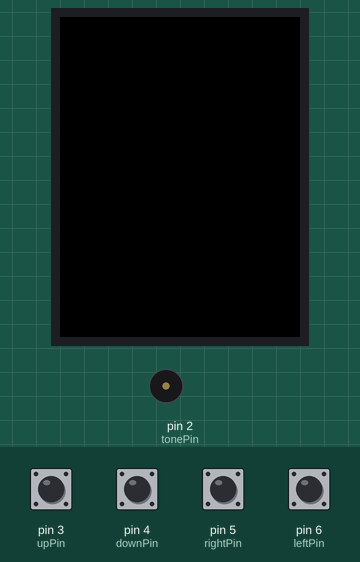
This sketch was run on a simulated Arduino Uno, built with avr-gcc and run on an emulated ATmega328P. On the bench: 240×320 colour display, buzzer (waves = sounding). Inputs (shaded band) come from the test bench; at power-on: pin 3 (upPin), pin 4 (downPin), pin 5 (rightPin), pin 6 (leftPin) HIGH. What the sketch prints to the serial monitor is not drawn.

Above: at 1.3 s.
1.4 s: pin 4 (downPin) pulled LOW for 0.15 s
At 1.88 s:
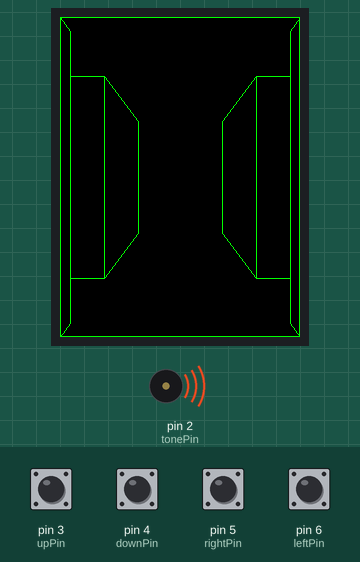
4.5 s: pin 3 (upPin) pulled LOW for 0.15 s
At 5.02 s:
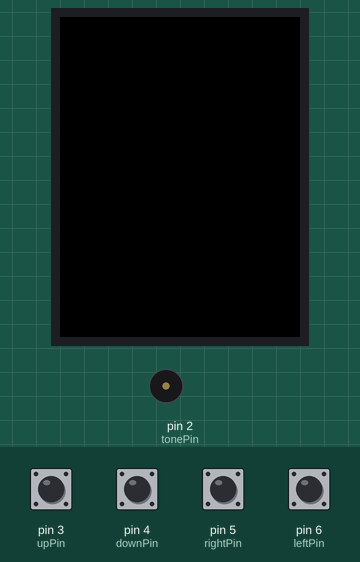
6.3 s: pin 5 (rightPin) pulled LOW for 0.15 s
7.9 s: pin 6 (leftPin) pulled LOW for 0.15 s
9.8 s: pin 5 (rightPin) pulled LOW for 1 s
13.8 s: pin 3 (upPin) pulled LOW for 1 s
At 14.6 s:
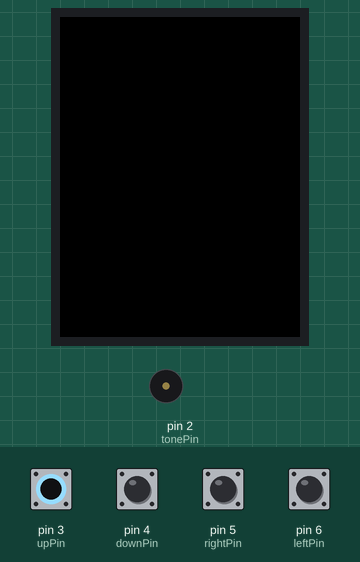
Timing chart, 0 to 16.8 s (numbered marks = the images above; inputs shaded):
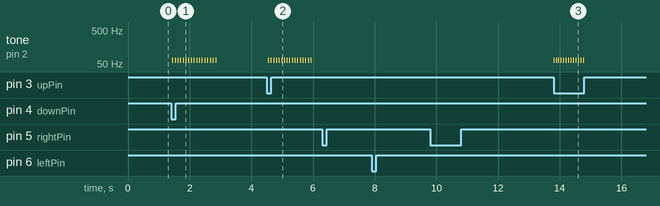

Measured:
- after the input at 1.4 s, tone on pin 2 (tonePin): alternates 65 Hz for 0.01 s and silent for 0.08 s, 34 changes in all, then stays silent, starting at once; the display: changes after 0.47 s (image 1)
- after the input at 4.5 s, tone on pin 2 (tonePin): alternates 65 Hz for 0.01 s and silent for 0.08 s, 34 changes in all, then stays silent, starting after 0.05 s; the display: first changes after 0.31 s (image 2 shows a later state)
- after the input at 13.8 s, tone on pin 2 (tonePin): alternates 65 Hz for 0.01 s and silent for 0.07 s, 26 changes in all, then stays silent, starting at once
- what the display in image 2 shows lasts 0.4 s, from 4.8 s to 5.2 s

The sketch:

_3D_Maze_Color_00.ino
```cpp
// Arduino 3D Maze v0.10 by Hari Wiguna, 2016

// v0.4 - Draws real maze
// v0.5 - Move forward
// v0.6 - Buttons
// v0.6c - fixing front/back walls, hide what's obscured
// v0.7 - prevent walking through walls
// v00.7b - Animate the walk
// v0.8 - bigger maze
// v0.9 - Animate turning left/right
// v0.10 - Detect Success, play winning song, fixed bugs

//== Screen ==
int screenWidth, screenHeight;
int screenHalfWidth, screenHalfHeight;
uint16_t lineColor, backgroundColor;

//== See tabs above... ==
#include "Lcd.h"   // TFTLCD specific code
#include "Point.h" // Handy way to pass around X and Y as one variable
#include "Debug.h" // Prints variables to Serial Monitor
#include "Maze.h"  // The maze itself and routines to check where the walls are
#include "Sound.h" // Where all the sounds come from
#include "Buttons.h" // Handles the pushbuttons
#include "Drawing.h" // Magic where the fake 3D happens

void setup(void) {
  Serial.begin(9600); // Only used for debugging
  SetupLcd();
  ResetMaze();        // Setup initial player position & facing direction
  SetupDrawing();     // Get screen size, horiz vs vert ratio
  SetupButtons();     // Setup pushbutton I/O pin modes to input with internal pullup resistor
}

void loop(void) {
  CheckEscape();  // Have user reached any of the maze edges?
  CheckButtons(); // Handle user pushbuttons
  Animate();      // Compute animation variables
  DrawMaze();     // Draw the maze (incorporating the animation parameters)
}
```

Buttons.h
```cpp
// Handles the pushbuttons

byte upPin = 3;
byte downPin = 4;
byte leftPin = 6;
byte rightPin = 5;

int hInset;

//== Animation ==
unsigned long timeToMove;
int zoom = 0;
int zoomDir = 0;
int zoomSpeed = 2;
int hShift = 0;
int turnSpeed = 16; // higher = faster
int bumpCount;
int vShift = 1;

void SetupButtons() {
  pinMode(upPin, INPUT_PULLUP);
  pinMode(downPin, INPUT_PULLUP);
  pinMode(leftPin, INPUT_PULLUP);
  pinMode(rightPin, INPUT_PULLUP);
}

void TurnLeft()
{
  youRotDir = -1;
}

void TurnRight()
{
  youRotDir = +1;
}

void Bump()
{
  bumpCount = 3;
  vShift = 1;
  Click();
}

void MoveForward()
{
  if (youDir == 0 && youRow > 0              && !Look(youRow - 1, youCol)) youRowDir = -1; // Facing North
  if (youDir == 1 && youCol < (mazeColMax - 1) && !Look(youRow, youCol + 1)) youColDir = +1; // Facing East
  if (youDir == 2 && youRow < (mazeRowMax - 1) && !Look(youRow + 1, youCol)) youRowDir = +1; // Facing South
  if (youDir == 3 && youCol > 0              && !Look(youRow, youCol - 1)) youColDir = -1; // Facing West
  if (youRowDir == 0 && youColDir == 0)
    Bump();
  else {
    zoom = 0;
    zoomDir = +zoomSpeed;
  }
}

void MoveBackward()
{
  if (youDir == 0 && youRow < (mazeRowMax - 1) && !Look(youRow + 1, youCol)) youRowDir = +1; // Facing North
  if (youDir == 1 && youCol > 0              && !Look(youRow, youCol - 1)) youColDir = -1; // Facing East
  if (youDir == 2 && youRow > 0              && !Look(youRow - 1, youCol)) youRowDir = -1; // Facing South
  if (youDir == 3 && youCol < (mazeColMax - 1) && !Look(youRow, youCol + 1)) youColDir = +1; // Facing West
  if (youRowDir == 0 && youColDir == 0)
    Bump();
  else {
    zoom = hInset;
    zoomDir = -zoomSpeed;
  }
}

void AnimateTurningLeftRight()
{
  if (youRotDir != 0 && millis() > timeToMove) {
    hShift += turnSpeed;
    if ((hShift <= 0) || (hShift >= screenWidth))
    {
      hShift = 0;
      youDir += youRotDir;
      if (youDir < 0) youDir = 3;
      if (youDir > 3) youDir = 0;
      youRotDir = 0;
    }
    timeToMove = millis() + 30;
  }
}

void AnimateWalkingForwardBackward()
{
  if (zoomDir != 0 && millis() > timeToMove) {
    Click();
    zoom += zoomDir;
    if (zoom >= hInset || zoom <= 0)
    {
      zoom = 0;
      zoomDir = 0;
      youRow += youRowDir;
      youCol += youColDir;
      youRowDir = youColDir = 0;
    }
    timeToMove = millis() + 30;
  }
}

void AnimateBumpingIntoWall()
{
  if (bumpCount > 0  && millis() > timeToMove) {
    if (--bumpCount == 0) {
      vShift = 0;
    }
    else
      vShift = 1 - vShift;
    timeToMove = millis() + 50;
  }
}

void Animate()
{
  AnimateTurningLeftRight();
  AnimateWalkingForwardBackward();
  AnimateBumpingIntoWall();
}

void CheckButtons()
{
  if (youRowDir == 0 && youColDir == 0 && youRotDir == 0) { // Only allow movement if we're not moving/rotating
    if (!digitalRead(leftPin)) TurnLeft();
    if (!digitalRead(rightPin)) TurnRight();
    if (!digitalRead(upPin)) MoveForward();
    if (!digitalRead(downPin)) MoveBackward();
  }
}

void CheckEscape()
{
  // Only check escape when user is not moving
  if (zoomDir == 0) {
    // Has he reached one of the maze outside edges?
    if (youRow == 0 || youRow == (mazeRowMax - 1) || youCol == 0 || youCol == (mazeColMax - 1))
    {
      PlayWinningSong();
      ResetMaze();
    }

  }
}
```

Debug.h
```cpp
// Prints variables to Serial Monitor

unsigned long timeToDebug;

void Debug(String label, int value)
{
  Serial.print(label);
  Serial.print("=");
  Serial.println(value);
}

void DebugPoint(String label, Point point)
{
  Serial.print(label);
  Serial.print("=(");
  Serial.print(point.X);
  Serial.print(",");
  Serial.print(point.Y);
  Serial.println(")");
}
```

Drawing.h
```cpp
// Magic where the fake 3D happens

float ratio;
int shift;
int x0, y0;
bool blocked;

void SetupDrawing()
{
  x0 = screenHalfWidth = screenWidth / 2;
  y0 = screenHalfHeight = screenHeight / 2;
  hInset = screenWidth / 7;
  ratio = 1.0 * screenHalfHeight / screenHalfWidth;
}

void XToCorners(int x, Point* points) {
  int y = (int)(1.0 * x * ratio);
  points[0].Set(x0 - x, y0 - y); // 0 = top left
  points[1].Set(x0 + x, y0 - y); // 1 = top right
  points[2].Set(x0 + x, y0 + y); // 2 = bottom right
  points[3].Set(x0 - x, y0 + y); // 3 = bottom left
}

void DrawFrontLeftWall(Point* outs, Point* ins)
{
  tft.drawLine(outs[0].X, outs[0].Y, ins[0].X, ins[0].Y,lineColor);
  tft.drawLine(ins[0].X, ins[0].Y, ins[3].X, ins[3].Y,lineColor);
  tft.drawLine(ins[3].X, ins[3].Y, outs[3].X, outs[3].Y,lineColor);
}

void DrawFrontRightWall(Point* outs, Point* ins)
{
  tft.drawLine(outs[1].X, outs[1].Y, ins[1].X, ins[1].Y,lineColor);
  tft.drawLine(ins[1].X, ins[1].Y, ins[2].X, ins[2].Y,lineColor);
  tft.drawLine(ins[2].X, ins[2].Y, outs[2].X, outs[2].Y,lineColor);
}

void DrawBackLeftWall(Point* outs, Point* ins)
{
  tft.drawLine(outs[0].X, ins[0].Y, ins[0].X, ins[0].Y,lineColor);
  tft.drawLine(ins[0].X, ins[0].Y, ins[3].X, ins[3].Y,lineColor);
  tft.drawLine(ins[3].X, ins[3].Y, outs[3].X, ins[3].Y,lineColor);
}

void DrawBackRightWall(Point* outs, Point* ins)
{
  tft.drawLine(outs[1].X, ins[1].Y, ins[1].X, ins[1].Y,lineColor);
  tft.drawLine(ins[1].X, ins[1].Y, ins[2].X, ins[2].Y,lineColor);
  tft.drawLine(ins[2].X, ins[2].Y, outs[2].X, ins[2].Y,lineColor);
}

void DrawFrontWall(Point* outs, Point* ins)
{
  tft.drawLine(outs[0].X, outs[0].Y, outs[1].X, outs[1].Y,lineColor);
  tft.drawLine(outs[1].X, outs[1].Y, outs[2].X, outs[2].Y,lineColor);
  tft.drawLine(outs[2].X, outs[2].Y, outs[3].X, outs[3].Y,lineColor);
  tft.drawLine(outs[3].X, outs[3].Y, outs[0].X, outs[0].Y,lineColor);
}

void DrawBackWall(Point* outs, Point* ins)
{
  tft.drawLine(ins[0].X, ins[0].Y, ins[1].X, ins[1].Y,lineColor);
  tft.drawLine(ins[1].X, ins[1].Y, ins[2].X, ins[2].Y,lineColor);
  tft.drawLine(ins[2].X, ins[2].Y, ins[3].X, ins[3].Y,lineColor);
  tft.drawLine(ins[3].X, ins[3].Y, ins[0].X, ins[0].Y,lineColor);
}

//void DebugWalls(byte depth, byte col, byte row)
//{
//  if (millis() > timeToDebug)
//  {
//    Serial.println("--------------------------");
//    Debug("depth", depth);
//    Debug("col", col);
//    Debug("row", row);
//    Debug("hasFrontLeftWall", hasFrontLeftWall);
//    Debug("hasFrontWall", hasFrontWall);
//    Debug("hasFrontRightWall", hasFrontRightWall);
//    Debug("hasBackLeftWall", hasBackLeftWall);
//    Debug("hasBackWall", hasBackWall);
//    Debug("hasBackRightWall", hasBackRightWall);
//    timeToDebug = millis() + 2000;
//  }
//}

void TurnRightAnimation(Point* outs, Point* ins)
{
  for (byte i = 0; i < 4; i++) {
    outs[i].X = max(0, outs[i].X -   hShift);
    ins[i].X = max(0,ins[i].X -   hShift);
  }
}

void TurnLeftAnimation(Point* outs, Point* ins)
{
  for (byte i = 0; i < 4; i++) {
    outs[i].X = min(screenWidth,outs[i].X + hShift);
    ins[i].X = min(screenWidth,ins[i].X +  hShift);
  }
}

void BumpAnimation(byte depth, Point* outs, Point* ins)
{
  //if (depth==0) Buzz();
  int offset = vShift==0 ? -2 : +2;
  for (byte i = 0; i < 4; i++) {
    outs[i].X = min(screenWidth-1,max(0,outs[i].X - offset));
    ins[i].X = min(screenWidth-1,max(0,ins[i].X -  offset));
  }
//  for (byte i = 0; i < 4; i++) {
//    outs[i].Y = min(screenHeight-1,max(0,outs[i].Y - offset));
//    ins[i].Y = min(screenHeight-1,max(0,ins[i].Y -  offset));
//  }
}

void DrawWalls(byte depth, byte col, byte row)
{
  Point outs[4], ins[4];
  XToCorners(screenHalfWidth - hInset * depth       + (depth == 0 ? 0 : zoom), outs);
  XToCorners(screenHalfWidth - hInset * (depth + 1) + zoom, ins);

  if (youRotDir > 0) TurnRightAnimation(outs, ins);
  if (youRotDir < 0) TurnLeftAnimation(outs, ins);
  if (bumpCount > 0) BumpAnimation(depth,outs,ins);

  if (youDir == 0) LookNorth(row - depth, col);
  if (youDir == 1) LookEast(row, col + depth);
  if (youDir == 2) LookSouth(row + depth, col);
  if (youDir == 3) LookWest(row, col - depth);
  //DebugWalls(depth,row,col);

  if (hasFrontWall)
    DrawFrontWall(outs, ins);
  else
  {
    if (hasBackWall) DrawBackWall(outs, ins);

    if (hasFrontLeftWall) DrawFrontLeftWall(outs, ins);
    else if (hasBackLeftWall) DrawBackLeftWall(outs, ins);

    if (hasFrontRightWall) DrawFrontRightWall(outs, ins);
    else if (hasBackRightWall) DrawBackRightWall(outs, ins);
  }
}

void DrawMaze()
{
  tft.fillScreen(backgroundColor);
  tft.drawRect(0, 0, screenWidth, screenHeight,lineColor);

  blocked = false; // Assume there's nothing in front of us
  for (byte depth = 0; depth < 3; depth++)
    if (!blocked) {
      DrawWalls(depth, youCol, youRow);
      blocked = hasFrontWall || hasBackWall;
    }
}
```

Maze.h
```cpp
// The maze itself and routines to check where the walls are

//== Maze ==
byte maze[][2] = {
  {B11111111, B11110111},
  {B11000000, B11110111},
  {B11111011, B10000001},
  {B11111011, B11010111},
  {B10000011, B11000001},
  {B11011011, B11110111},
  {B10000000, B00000111},
  {B11111111, B11111111},
};

byte mazeColMax = 16;
byte mazeRowMax = 8;

#define FacingNorth 0
#define FacingEast 1
#define FacingSouth 2
#define FacingWest 3

int youRow, youCol; // Where you are in the Maze
int youDir = 0; // Facing 0=North, 1=East, 3=South, 3=West
int youRotDir = 0; // Turning -1=Left, 0=none, 1=Right
int youRowDir = 0, youColDir = 0; // Delta when walking

bool hasFrontLeftWall;
bool hasFrontWall;
bool hasFrontRightWall;
bool hasBackLeftWall;
bool hasBackWall;
bool hasBackRightWall;

void ResetMaze()
{
  youCol = 12;
  youRow = 3;
  youDir = FacingNorth;
}

bool Look(byte row, byte col)
{
  if (row < 0 || row > mazeRowMax || col < 0 || col > mazeColMax)
    return false;
  else
  {
    int colByte = col / 8;
    return bitRead(maze[row][colByte], 7 - (col % 8));
  }
}

void LookNorth(byte row, byte col)
{
  hasFrontLeftWall = Look(row, col - 1);
  hasFrontWall     = Look(row, col);
  hasFrontRightWall = Look(row, col + 1);
  hasBackLeftWall  = Look(row - 1, col - 1);
  hasBackWall      = Look(row - 1, col);
  hasBackRightWall = Look(row - 1, col + 1);
}

void LookEast(byte row, byte col)
{
  hasFrontLeftWall = Look(row - 1, col);
  hasFrontWall     = Look(row, col);
  hasFrontRightWall = Look(row + 1, col);
  hasBackLeftWall  = Look(row - 1, col + 1);
  hasBackWall      = Look(row,  col + 1);
  hasBackRightWall = Look(row + 1, col + 1);
}

void LookSouth(byte row, byte col)
{
  hasFrontLeftWall = Look(row, col + 1);
  hasFrontWall     = Look(row, col);
  hasFrontRightWall = Look(row, col - 1);
  hasBackLeftWall  = Look(row + 1, col + 1);
  hasBackWall      = Look(row + 1, col);
  hasBackRightWall = Look(row + 1, col - 1);
}

void LookWest(byte row, byte col)
{
  hasFrontLeftWall = Look(row + 1, col);
  hasFrontWall     = Look(row,     col);
  hasFrontRightWall = Look(row - 1, col);
  hasBackLeftWall  = Look(row + 1, col - 1);
  hasBackWall      = Look(row,     col - 1);
  hasBackRightWall = Look(row - 1, col - 1);
}
```

Point.cpp
```cpp
// Handy way to pass around X and Y as one variable

#include "U8glib.h"
#include "Point.h"

void Point::Set(int x, int y)
{
  X = x;
  Y = y;
}
```

Point.h
```cpp
// Handy way to pass around X and Y as one variable

#ifndef Point_h
#define Point_h

#include "U8glib.h"

class Point
{
  public:
    void Set(int x, int y);
    int X;
    int Y;
};

#endif
```

Sound.h
```cpp
// Where all the sounds come from

#include "pitches.h"

byte tonePin = 2; // Which digital pin the beeper is attached to

void Click()
{
  tone(tonePin, NOTE_C2, 10);
}

int melody[] = {
  NOTE_C4, NOTE_G3, NOTE_G3, NOTE_A3, NOTE_G3, 0, NOTE_B3, NOTE_C4
};

// note durations: 4 = quarter note, 8 = eighth note, etc.:
int noteDurations[] = {
  4, 8, 8, 4, 4, 4, 4, 4
};

void PlayWinningSong()
{
  // From: https://www.arduino.cc/en/Tutorial/toneMelody
  for (int thisNote = 0; thisNote < 8; thisNote++) {
    // to calculate the note duration, take one second
    // divided by the note type.
    //e.g. quarter note = 1000 / 4, eighth note = 1000/8, etc.
    int noteDuration = 700 / noteDurations[thisNote];
    tone(tonePin, melody[thisNote], noteDuration);

    // to distinguish the notes, set a minimum time between them.
    // the note's duration + 30% seems to work well:
    int pauseBetweenNotes = noteDuration * 1.30;
    delay(pauseBetweenNotes);
    // stop the tone playing:
    noTone(tonePin);
  }
}
```

pitches.h
```cpp
 // Notes for tone library

#define NOTE_B0  31
#define NOTE_C1  33
#define NOTE_CS1 35
#define NOTE_D1  37
#define NOTE_DS1 39
#define NOTE_E1  41
#define NOTE_F1  44
#define NOTE_FS1 46
#define NOTE_G1  49
#define NOTE_GS1 52
#define NOTE_A1  55
#define NOTE_AS1 58
#define NOTE_B1  62
#define NOTE_C2  65
#define NOTE_CS2 69
#define NOTE_D2  73
#define NOTE_DS2 78
#define NOTE_E2  82
#define NOTE_F2  87
#define NOTE_FS2 93
#define NOTE_G2  98
#define NOTE_GS2 104
#define NOTE_A2  110
#define NOTE_AS2 117
#define NOTE_B2  123
#define NOTE_C3  131
#define NOTE_CS3 139
#define NOTE_D3  147
#define NOTE_DS3 156
#define NOTE_E3  165
#define NOTE_F3  175
#define NOTE_FS3 185
#define NOTE_G3  196
#define NOTE_GS3 208
#define NOTE_A3  220
#define NOTE_AS3 233
#define NOTE_B3  247
#define NOTE_C4  262
#define NOTE_CS4 277
#define NOTE_D4  294
#define NOTE_DS4 311
#define NOTE_E4  330
#define NOTE_F4  349
#define NOTE_FS4 370
#define NOTE_G4  392
#define NOTE_GS4 415
#define NOTE_A4  440
#define NOTE_AS4 466
#define NOTE_B4  494
#define NOTE_C5  523
#define NOTE_CS5 554
#define NOTE_D5  587
#define NOTE_DS5 622
#define NOTE_E5  659
#define NOTE_F5  698
#define NOTE_FS5 740
#define NOTE_G5  784
#define NOTE_GS5 831
#define NOTE_A5  880
#define NOTE_AS5 932
#define NOTE_B5  988
#define NOTE_C6  1047
#define NOTE_CS6 1109
#define NOTE_D6  1175
#define NOTE_DS6 1245
#define NOTE_E6  1319
#define NOTE_F6  1397
#define NOTE_FS6 1480
#define NOTE_G6  1568
#define NOTE_GS6 1661
#define NOTE_A6  1760
#define NOTE_AS6 1865
#define NOTE_B6  1976
#define NOTE_C7  2093
#define NOTE_CS7 2217
#define NOTE_D7  2349
#define NOTE_DS7 2489
#define NOTE_E7  2637
#define NOTE_F7  2794
#define NOTE_FS7 2960
#define NOTE_G7  3136
#define NOTE_GS7 3322
#define NOTE_A7  3520
#define NOTE_AS7 3729
#define NOTE_B7  3951
#define NOTE_C8  4186
#define NOTE_CS8 4435
#define NOTE_D8  4699
#define NOTE_DS8 4978
```

Source omitted: Lcd.h (3362 bytes)
